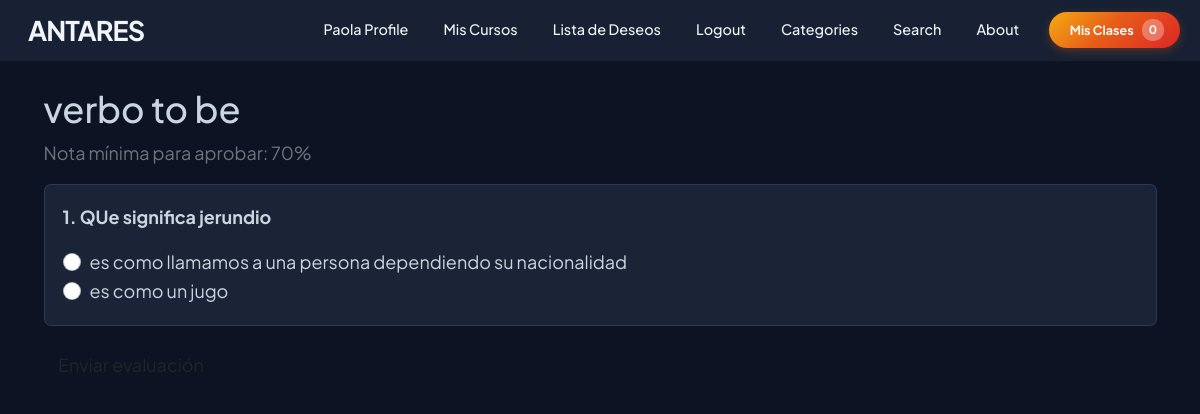
Screenshot of /quiz/7/ (signed in) with the database file from the repository.
### store/models.py (models this page shows, shortened)
class Quiz(models.Model):
    product = models.ForeignKey(Product, on_delete=models.CASCADE, related_name='quizzes')
    titulo = models.CharField(max_length=200)
    nota_minima_aprobatoria = models.PositiveSmallIntegerField(
        default=60, verbose_name="Nota mínima para aprobar (%)"
    )

class Pregunta(models.Model):
    quiz = models.ForeignKey(Quiz, on_delete=models.CASCADE, related_name='preguntas')
    texto = models.CharField(max_length=500)
    orden = models.PositiveIntegerField(default=0)
    class Meta:
        ordering = ['orden', 'id']

class Opcion(models.Model):
    pregunta = models.ForeignKey(Pregunta, on_delete=models.CASCADE, related_name='opciones')
    texto = models.CharField(max_length=300)
    es_correcta = models.BooleanField(default=False)

### store/views.py (the view, shortened to what this page needs)
# urls.py: path('quiz/<int:quiz_id>/', views.tomar_quiz, name='tomar_quiz'),
@login_required(login_url='login')
def tomar_quiz(request, quiz_id):
    quiz = get_object_or_404(Quiz, id=quiz_id)
    product = quiz.product
    if not product.usuario_matriculado(request.user):
        messages.error(request, "Debes comprar el curso para rendir esta evaluación.")
        return redirect('product_detail', id=product.id)
    preguntas = quiz.preguntas.prefetch_related('opciones')
    return render(request, 'tomar_quiz.html', {'quiz': quiz, 'preguntas': preguntas, 'product': product})

### cart/cart.py (called while the page is built)
    def __len__(self):
        return len(self.cart)

### cart/context_processors.py (called while the page is built)
def cart(request):
    return {'cart': Cart(request)}

### store/models.py (called while the page is built)
    def usuario_matriculado(self, user):
        if not user.is_authenticated:
            return False
        from payment.models import OrderItem
        return OrderItem.objects.filter(
            product=self, order__user=user, order__paid=True
        ).exists()

### store/templates/tomar_quiz.html (shortened to what this page needs)
{% extends 'base.html' %}
{% block content %}
<div class="container py-4">
  <h2>{{ quiz.titulo }}</h2>
  <p class="text-muted">Nota mínima para aprobar: {{ quiz.nota_minima_aprobatoria }}%</p>
  <form method="POST">
    {% for pregunta in preguntas %}
      <div class="card mb-3">
        <div class="card-body">
          <p class="fw-bold">{{ forloop.counter }}. {{ pregunta.texto }}</p>
          {% for opcion in pregunta.opciones.all %}
            <div class="form-check">
              <input class="form-check-input" type="radio" name="pregunta_{{ pregunta.id }}"
                     id="opcion_{{ opcion.id }}" value="{{ opcion.id }}" required>
              <label class="form-check-label" for="opcion_{{ opcion.id }}">{{ opcion.texto }}</label>
            </div>
          {% endfor %}
        </div>
      </div>
    {% endfor %}
    <button type="submit" class="btn btn-custom-danger">Enviar evaluación</button>
  </form>
</div>
{% endblock %}

### store/templates/navbar.html (shortened to what this page needs)
<nav class="nav-principal" id="navbarPrincipal">
    <div  class="contenedor-nav">
        <a class="nav-logo" href="{% url 'index' %}"> ANTARES</a>
        <div class="nav-colapso" id="navbarSupportedContent">
            <ul class="lista-nav">
                {% if user.is_authenticated %}
                <li class="item-desplegable">
                    <a class="nav-link-custom perfil-usuario" tabindex="0">{{request.user.username}} profile</a>
                </li>
                <li><a class="nav-link-custom {% if request.resolver_match.url_name == 'my_courses' %}activo{% endif %}" href="{% url 'my_courses' %}">Mis Cursos</a></li>
                <li><a class="nav-link-custom {% if request.resolver_match.url_name == 'wishlist' %}activo{% endif %}" href="{% url 'wishlist' %}">Lista de Deseos</a></li>
                <li><a class="nav-link-custom" href="{% url 'logout' %}">Logout</a></li>
                {% else %}
                <li><a class="nav-link-custom {% if request.resolver_match.url_name == 'login' %}activo{% endif %}" href="{% url 'login' %}">Login</a></li>
                <li><a class="nav-link-custom {% if request.resolver_match.url_name == 'register' %}activo{% endif %}" href="{% url 'register' %}">Register</a></li>
                {% endif %}
                <li class="item-desplegable">
                    <a class="nav-link-custom {% if request.resolver_match.url_name == 'category' or request.resolver_match.url_name == 'category_summary' %}activo{% endif %}" tabindex="0">Categories</a>
                </li>
                <li><a class="nav-link-custom {% if request.resolver_match.url_name == 'search' %}activo{% endif %}" href="{% url 'search' %}">Search</a></li>
                <li><a class="nav-link-custom {% if request.resolver_match.url_name == 'about' %}activo{% endif %}" href="{% url 'about' %}">About</a></li>
            </ul>
            <form class="form-carrito">
                <a href="{% url 'cart_summary' %}" class="boton-carrito">
                    <i class="icono-carrito">&nbsp;&nbsp;Mis Clases</i>
                    <span class="contador-badge" id="cart_quantity">{{ cart|length }}</span>
                </a>
            </form>
        </div>
    </div>
</nav>

### static/css/variables.css (style rules this page uses)
:root { --rojo: #dc2626; --rojo-hover: #b91c1c; --azul: #1e40af; --azul-claro: #3b82f6; --azul-dark: #1d3557; --amarillo: #f4ac12; --naranja: #e85d19; --gris-oscuro: #1e293b; --gris: #64748b; --gris-claro: #f1f5f9; --blanco: #ffffff; --bg-dark-hero: #0d1322; --gradient-brand: linear-gradient(135deg, var(--amarillo) 0%, var(--naranja) 45%, var(--rojo) 100%); --radius: 12px; --shadow-sm: 0 2px 4px rgba(0,0,0,0.04); --shadow-md: 0 10px 25px -5px rgba(15,23,42,0.12); --shadow-lg: 0 15px 50px rgba(0,0,0,0.12); --page-bg: #0d1322; --surface-bg: #1a2436; --surface-bg-alt: #232f47; --border-soft: #2c3a56; --text-strong: #f1f5f9; --text-body: #cbd5e1; --text-muted-soft: #94a3b8; }
html { font-size: 18px; }
body { font-family: 'Plus Jakarta Sans', sans-serif; background-color: var(--page-bg); color: var(--text-body); }
.card, .bg-white { background-color: var(--surface-bg) !important; color: var(--text-body); border-color: var(--border-soft) !important; }

### static/css/navbar.css (style rules this page uses)
.nav-principal { background-color: rgba(26, 36, 54, 0.88); backdrop-filter: blur(10px); -webkit-backdrop-filter: blur(10px); position: fixed; top: 0; left: 0; width: 100%; z-index: 1000; padding: 0; font-family: 'Plus Jakarta Sans', sans-serif; box-shadow: 0 1px 0 rgba(255,255,255,0.06); height: 60px; transition: box-shadow 0.3s ease, background-color 0.3s ease; }
.contenedor-nav { max-width: 1200px; margin: 0 auto; display: flex; justify-content: space-between; align-items: center; padding: 0 20px; height: 60px; }
.nav-logo { display: flex; align-items: center; gap: 8px; color: var(--text-strong); font-size: 1.5rem; font-weight: bold; text-decoration: none; letter-spacing: -1px; }
.nav-colapso { display: flex; align-items: center; gap: 15px; }
.lista-nav { display: flex; list-style: none; margin: 0; padding: 0; gap: 5px; }
.nav-link-custom { position: relative; color: var(--text-strong); text-decoration: none; padding: 10px 15px; display: block; font-weight: 500; transition: color 0.3s, background-color 0.3s; cursor: pointer; border-radius: 4px; font-size: 0.8rem; }
.nav-link-custom::after { content: ""; position: absolute; left: 15px; right: 15px; bottom: 4px; height: 2px; border-radius: 2px; background: var(--gradient-brand); transform: scaleX(0); transform-origin: left; transition: transform 0.25s ease; }
.perfil-usuario { text-transform: capitalize; }
.item-desplegable { position: relative; }
.boton-carrito { background: var(--gradient-brand); border: none; color: #ffffff; padding: 7px 16px; border-radius: 50px; text-decoration: none; font-weight: bold; font-size: 0.7rem; display: flex; align-items: center; box-shadow: 0 3px 10px rgba(232, 93, 25, 0.3); transition: all 0.3s ease; }
.icono-carrito { font-style: normal; }
.contador-badge { background: rgba(255, 255, 255, 0.3); color: white; padding: 2px 7px; border-radius: 10px; margin-left: 8px; font-size: 0.65rem; }

### rows the page displays
Quiz: titulo "verbo to be", nota_minima_aprobatoria "70"
Pregunta: texto "QUe significa jerundio"
Opcion: texto "es como llamamos a una persona dependiendo su nacionalidad"
Opcion: texto "es como un jugo"

### other values shown
{{ request.user.username }} "Paola"
{{ cart|length }} "0"
